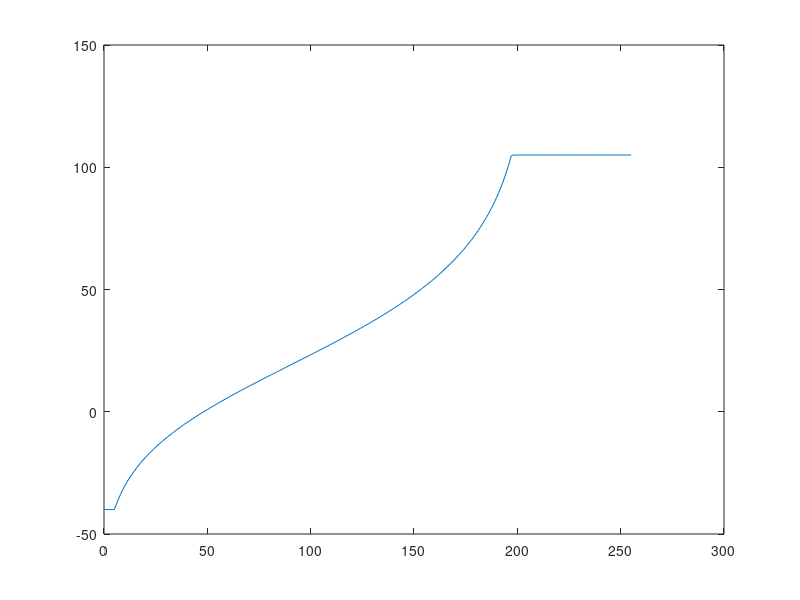

This chart was generated by the following MATLAB code:
clear
clc

bits=[
97
103
110
117
125
133
141
150
159
169
179
190
202
213
226
239
253
267
282
297
313
330
348
366
385
404
425
446
468
490
514
538
562
588
614
641
669
697
726
756
787
818
850
882
915
948
982
1016
1051
1087
1122
1158
1195
1231
1268
1305
1342
1380
1417
1454
1492
1529
1567
1604
1641
1678
1714
1751
1787
1823
1858
1893
1928
1962
1996
2030
2063
2095
2127
2159
2189
2220
2249
2279
2307
2335
2363
2390
2416
2442
2467
2491
2515
2539
2562
2584
2606
2627
2647
2667
2687
2706
2724
2742
2760
2777
2794
2810
2825
2840
2855
2870
2883
2897
2910
2923
2935
2947
2959
2970
2981
2992
3002
3012
3022
3031
3040
3049
3058
3066
3074
3082
3089
3097
3104
3111
3117
3124
3130
3136
3142
3148
3154
3159
3164
3169

];
temps=[
-40
-39
-38
-37
-36
-35
-34
-33
-32
-31
-30
-29
-28
-27
-26
-25
-24
-23
-22
-21
-20
-19
-18
-17
-16
-15
-14
-13
-12
-11
-10
-9
-8
-7
-6
-5
-4
-3
-2
-1
0
1
2
3
4
5
6
7
8
9
10
11
12
13
14
15
16
17
18
19
20
21
22
23
24
25
26
27
28
29
30
31
32
33
34
35
36
37
38
39
40
41
42
43
44
45
46
47
48
49
50
51
52
53
54
55
56
57
58
59
60
61
62
63
64
65
66
67
68
69
70
71
72
73
74
75
76
77
78
79
80
81
82
83
84
85
86
87
88
89
90
91
92
93
94
95
96
97
98
99
100
101
102
103
104
105
];



xout=0:4095;
youtspline=interp1(bits,temps,xout,"spline");
youtnear=interp1(bits,temps,xout,"nearest","extrap");

for(i=1:length(youtspline))
  if(isnan(youtspline(i)))
    yout(i)=youtnear(i);
   else
    yout(i)=youtspline(i); 
  end
end

plot(xout,yout);

bits8=0:2^8-1;
temps8=interp1(bitshift(xout,-4),yout,bits8,"linear");
%Lookup table is degrees C * 100
templookupint16=int16(temps8*100);


fileID=fopen("ThermistorLookupTable.txt",'w');
nbytes=fprintf(fileID,'%d,',templookupint16)
fclose(fileID);
plot(bits8,temps8);